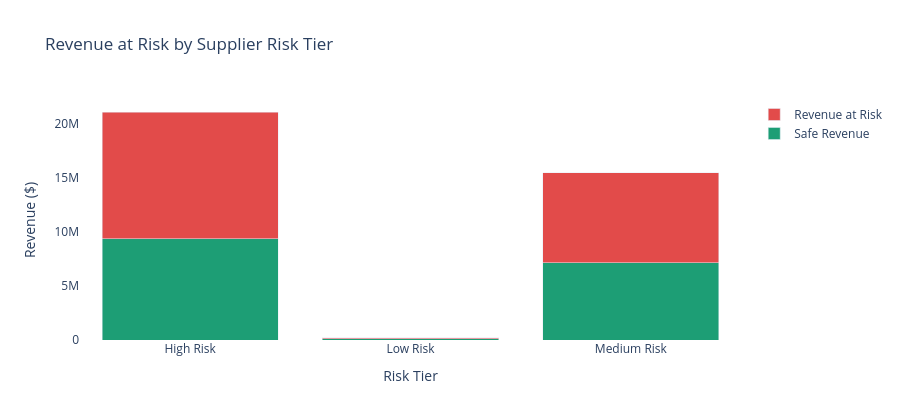

Notebook cell for this chart:
### Code cell
# ── Chart 3: Revenue at Risk by Tier ──────────────────────────
tier_rev = supplier_df.groupby('Risk_Tier').agg(
    Safe_Revenue = ('Total_Revenue',   'sum'),
    Risk_Revenue = ('Revenue_At_Risk', 'sum')
).reset_index()
tier_rev['Safe_Revenue'] = tier_rev['Safe_Revenue'] - tier_rev['Risk_Revenue']

fig = go.Figure()
fig.add_trace(go.Bar(
    x=tier_rev['Risk_Tier'], y=tier_rev['Safe_Revenue'],
    name='Safe Revenue', marker_color='#1D9E75'
))
fig.add_trace(go.Bar(
    x=tier_rev['Risk_Tier'], y=tier_rev['Risk_Revenue'],
    name='Revenue at Risk', marker_color='#E24B4A'
))
fig.update_layout(
    barmode='stack',
    title='Revenue at Risk by Supplier Risk Tier',
    xaxis_title='Risk Tier',
    yaxis_title='Revenue ($)',
    plot_bgcolor='white',
    height=420
)
fig.write_html('../outputs/supplier_revenue_at_risk.html')
fig.show()
print('Chart 3 saved ✓')

### Figure 1 — Plotly figure (JSON) as saved in the notebook; plotly's stock layout.template omitted (floating-point values rounded to 4 significant figures)
{"data": [{"marker": {"color": "#1D9E75"}, "name": "Safe Revenue", "type": "bar", "x": ["High Risk", "Low Risk", "Medium Risk"], "y": [9394000.0, 96190.0, 7168000.0]}, {"marker": {"color": "#E24B4A"}, "name": "Revenue at Risk", "type": "bar", "x": ["High Risk", "Low Risk", "Medium Risk"], "y": [11720000.0, 90670.0, 8313000.0]}], "layout": {"barmode": "stack", "height": 420, "plot_bgcolor": "white", "title": {"text": "Revenue at Risk by Supplier Risk Tier"}, "xaxis": {"title": {"text": "Risk Tier"}}, "yaxis": {"title": {"text": "Revenue ($)"}}}}
